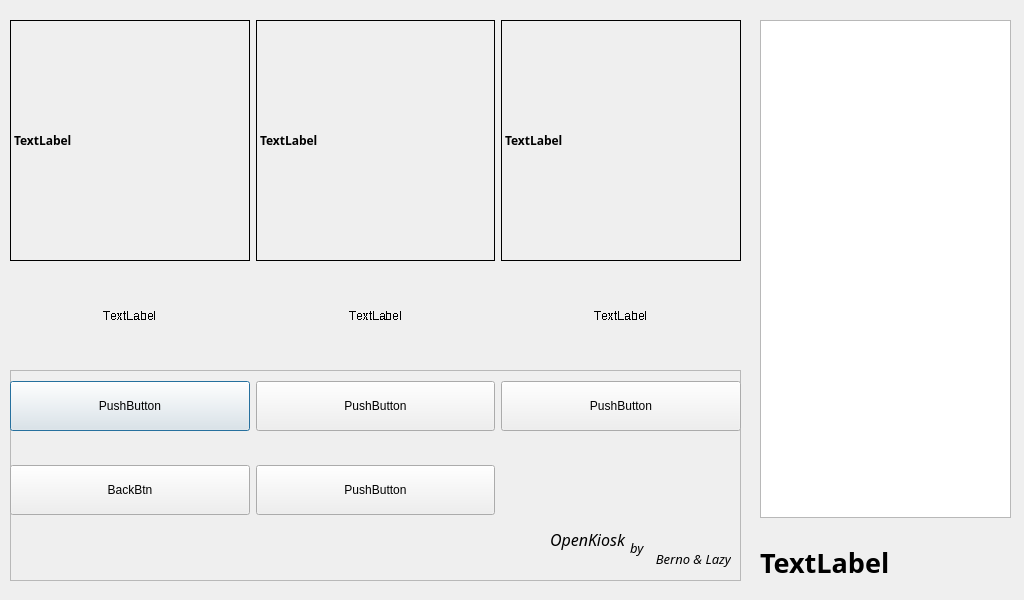
<?xml version="1.0" encoding="UTF-8"?>
<ui version="4.0">
 <class>Dialog</class>
 <widget class="QDialog" name="Dialog">
  <property name="enabled">
   <bool>true</bool>
  </property>
  <property name="geometry">
   <rect>
    <x>0</x>
    <y>0</y>
    <width>1024</width>
    <height>600</height>
   </rect>
  </property>
  <property name="windowTitle">
   <string>Dialog</string>
  </property>
  <property name="statusTip">
   <string/>
  </property>
  <widget class="QWidget" name="horizontalLayoutWidget">
   <property name="geometry">
    <rect>
     <x>10</x>
     <y>20</y>
     <width>731</width>
     <height>241</height>
    </rect>
   </property>
   <layout class="QHBoxLayout" name="horizontalLayout">
    <item>
     <widget class="QLabel" name="LeftLabel">
      <property name="font">
       <font>
        <family>나눔바른고딕</family>
        <weight>75</weight>
        <bold>true</bold>
       </font>
      </property>
      <property name="frameShape">
       <enum>QFrame::Box</enum>
      </property>
      <property name="text">
       <string>TextLabel</string>
      </property>
     </widget>
    </item>
    <item>
     <widget class="QLabel" name="MidLabel">
      <property name="font">
       <font>
        <family>나눔바른고딕</family>
        <weight>75</weight>
        <bold>true</bold>
       </font>
      </property>
      <property name="frameShape">
       <enum>QFrame::Box</enum>
      </property>
      <property name="text">
       <string>TextLabel</string>
      </property>
     </widget>
    </item>
    <item>
     <widget class="QLabel" name="RightLabel">
      <property name="font">
       <font>
        <family>나눔바른고딕</family>
        <weight>75</weight>
        <bold>true</bold>
       </font>
      </property>
      <property name="frameShape">
       <enum>QFrame::Box</enum>
      </property>
      <property name="text">
       <string>TextLabel</string>
      </property>
     </widget>
    </item>
   </layout>
  </widget>
  <widget class="QWidget" name="verticalLayoutWidget">
   <property name="geometry">
    <rect>
     <x>760</x>
     <y>20</y>
     <width>251</width>
     <height>561</height>
    </rect>
   </property>
   <layout class="QVBoxLayout" name="verticalLayout">
    <item>
     <widget class="QListView" name="ItemList">
      <property name="cursor" stdset="0">
       <cursorShape>PointingHandCursor</cursorShape>
      </property>
     </widget>
    </item>
    <item>
     <widget class="QLabel" name="label_4">
      <property name="text">
       <string/>
      </property>
     </widget>
    </item>
    <item>
     <widget class="QLabel" name="ResultLabel">
      <property name="font">
       <font>
        <family>나눔고딕 ExtraBold</family>
        <pointsize>20</pointsize>
        <weight>75</weight>
        <bold>true</bold>
       </font>
      </property>
      <property name="text">
       <string>TextLabel</string>
      </property>
     </widget>
    </item>
   </layout>
  </widget>
  <widget class="QWidget" name="horizontalLayoutWidget_2">
   <property name="geometry">
    <rect>
     <x>10</x>
     <y>280</y>
     <width>731</width>
     <height>71</height>
    </rect>
   </property>
   <layout class="QHBoxLayout" name="horizontalLayout_2">
    <item>
     <widget class="QLabel" name="LeftInfo">
      <property name="font">
       <font>
        <stylestrategy>NoAntialias</stylestrategy>
        <kerning>false</kerning>
       </font>
      </property>
      <property name="text">
       <string>TextLabel</string>
      </property>
      <property name="alignment">
       <set>Qt::AlignCenter</set>
      </property>
     </widget>
    </item>
    <item>
     <widget class="QLabel" name="MidInfo">
      <property name="font">
       <font>
        <stylestrategy>NoAntialias</stylestrategy>
        <kerning>false</kerning>
       </font>
      </property>
      <property name="text">
       <string>TextLabel</string>
      </property>
      <property name="alignment">
       <set>Qt::AlignCenter</set>
      </property>
     </widget>
    </item>
    <item>
     <widget class="QLabel" name="RightInfo">
      <property name="font">
       <font>
        <stylestrategy>NoAntialias</stylestrategy>
        <kerning>false</kerning>
       </font>
      </property>
      <property name="text">
       <string>TextLabel</string>
      </property>
      <property name="alignment">
       <set>Qt::AlignCenter</set>
      </property>
     </widget>
    </item>
   </layout>
  </widget>
  <widget class="QFrame" name="frame">
   <property name="geometry">
    <rect>
     <x>10</x>
     <y>370</y>
     <width>731</width>
     <height>211</height>
    </rect>
   </property>
   <property name="frameShape">
    <enum>QFrame::StyledPanel</enum>
   </property>
   <property name="frameShadow">
    <enum>QFrame::Raised</enum>
   </property>
   <widget class="QWidget" name="horizontalLayoutWidget_3">
    <property name="geometry">
     <rect>
      <x>0</x>
      <y>0</y>
      <width>731</width>
      <height>72</height>
     </rect>
    </property>
    <layout class="QHBoxLayout" name="horizontalLayout_3">
     <item>
      <widget class="QPushButton" name="LeftBtn">
       <property name="minimumSize">
        <size>
         <width>120</width>
         <height>50</height>
        </size>
       </property>
       <property name="text">
        <string>PushButton</string>
       </property>
      </widget>
     </item>
     <item>
      <widget class="QPushButton" name="MidBtn">
       <property name="minimumSize">
        <size>
         <width>120</width>
         <height>50</height>
        </size>
       </property>
       <property name="sizeIncrement">
        <size>
         <width>0</width>
         <height>0</height>
        </size>
       </property>
       <property name="text">
        <string>PushButton</string>
       </property>
       <property name="iconSize">
        <size>
         <width>16</width>
         <height>16</height>
        </size>
       </property>
       <property name="checkable">
        <bool>false</bool>
       </property>
       <property name="default">
        <bool>false</bool>
       </property>
       <property name="flat">
        <bool>false</bool>
       </property>
      </widget>
     </item>
     <item>
      <widget class="QPushButton" name="RightBtn">
       <property name="minimumSize">
        <size>
         <width>120</width>
         <height>50</height>
        </size>
       </property>
       <property name="text">
        <string>PushButton</string>
       </property>
      </widget>
     </item>
    </layout>
   </widget>
   <widget class="QLabel" name="label_9">
    <property name="geometry">
     <rect>
      <x>540</x>
      <y>150</y>
      <width>181</width>
      <height>31</height>
     </rect>
    </property>
    <property name="font">
     <font>
      <family>Bodoni MT</family>
      <pointsize>12</pointsize>
      <weight>50</weight>
      <italic>true</italic>
      <bold>false</bold>
      <kerning>false</kerning>
     </font>
    </property>
    <property name="text">
     <string>OpenKiosk</string>
    </property>
    <property name="alignment">
     <set>Qt::AlignBottom|Qt::AlignLeading|Qt::AlignLeft</set>
    </property>
   </widget>
   <widget class="QLabel" name="label_10">
    <property name="geometry">
     <rect>
      <x>610</x>
      <y>180</y>
      <width>111</width>
      <height>21</height>
     </rect>
    </property>
    <property name="font">
     <font>
      <family>Bodoni MT</family>
      <pointsize>10</pointsize>
      <italic>true</italic>
     </font>
    </property>
    <property name="text">
     <string>Berno &amp; Lazy</string>
    </property>
    <property name="alignment">
     <set>Qt::AlignRight|Qt::AlignTop|Qt::AlignTrailing</set>
    </property>
   </widget>
   <widget class="QLabel" name="label_11">
    <property name="geometry">
     <rect>
      <x>620</x>
      <y>170</y>
      <width>21</width>
      <height>16</height>
     </rect>
    </property>
    <property name="font">
     <font>
      <family>Bodoni MT</family>
      <pointsize>10</pointsize>
      <italic>true</italic>
     </font>
    </property>
    <property name="text">
     <string>by</string>
    </property>
   </widget>
   <widget class="QWidget" name="horizontalLayoutWidget_4">
    <property name="geometry">
     <rect>
      <x>0</x>
      <y>80</y>
      <width>731</width>
      <height>80</height>
     </rect>
    </property>
    <layout class="QHBoxLayout" name="horizontalLayout_4">
     <item>
      <widget class="QPushButton" name="BackBtn">
       <property name="minimumSize">
        <size>
         <width>120</width>
         <height>50</height>
        </size>
       </property>
       <property name="text">
        <string>BackBtn</string>
       </property>
      </widget>
     </item>
     <item>
      <widget class="QPushButton" name="pushButton_5">
       <property name="minimumSize">
        <size>
         <width>120</width>
         <height>50</height>
        </size>
       </property>
       <property name="text">
        <string>PushButton</string>
       </property>
      </widget>
     </item>
     <item>
      <widget class="QLabel" name="label">
       <property name="text">
        <string/>
       </property>
      </widget>
     </item>
    </layout>
   </widget>
  </widget>
 </widget>
 <resources/>
 <connections/>
</ui>
